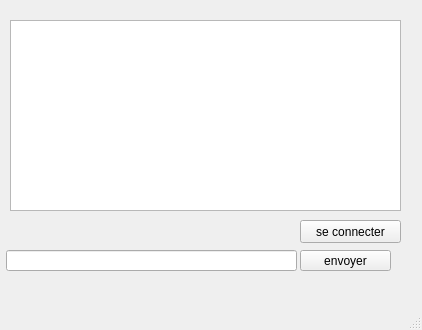
<?xml version="1.0" encoding="UTF-8"?>
<ui version="4.0">
 <class>Client</class>
 <widget class="QMainWindow" name="Client">
  <property name="geometry">
   <rect>
    <x>0</x>
    <y>0</y>
    <width>422</width>
    <height>330</height>
   </rect>
  </property>
  <property name="windowTitle">
   <string>MainWindow</string>
  </property>
  <widget class="QWidget" name="centralwidget">
   <widget class="QTextEdit" name="recordTextEdit">
    <property name="geometry">
     <rect>
      <x>10</x>
      <y>20</y>
      <width>391</width>
      <height>191</height>
     </rect>
    </property>
   </widget>
   <widget class="QPushButton" name="sendBtn">
    <property name="geometry">
     <rect>
      <x>300</x>
      <y>250</y>
      <width>91</width>
      <height>21</height>
     </rect>
    </property>
    <property name="text">
     <string>envoyer</string>
    </property>
   </widget>
   <widget class="QLineEdit" name="msgLineEdit">
    <property name="geometry">
     <rect>
      <x>6</x>
      <y>250</y>
      <width>291</width>
      <height>21</height>
     </rect>
    </property>
   </widget>
   <widget class="QPushButton" name="connectBtn">
    <property name="geometry">
     <rect>
      <x>300</x>
      <y>220</y>
      <width>101</width>
      <height>23</height>
     </rect>
    </property>
    <property name="text">
     <string>se connecter</string>
    </property>
   </widget>
   <widget class="QLabel" name="label">
    <property name="geometry">
     <rect>
      <x>-10</x>
      <y>0</y>
      <width>441</width>
      <height>331</height>
     </rect>
    </property>
    <property name="text">
     <string/>
    </property>
    <property name="pixmap">
     <pixmap resource="cinemApp.qrc">:/new/prefix1/cinemApp.jpg</pixmap>
    </property>
   </widget>
   <zorder>label</zorder>
   <zorder>recordTextEdit</zorder>
   <zorder>sendBtn</zorder>
   <zorder>msgLineEdit</zorder>
   <zorder>connectBtn</zorder>
  </widget>
  <widget class="QMenuBar" name="menubar">
   <property name="geometry">
    <rect>
     <x>0</x>
     <y>0</y>
     <width>422</width>
     <height>26</height>
    </rect>
   </property>
  </widget>
  <widget class="QStatusBar" name="statusbar"/>
 </widget>
 <resources>
  <include location="cinemApp.qrc"/>
 </resources>
 <connections/>
</ui>
